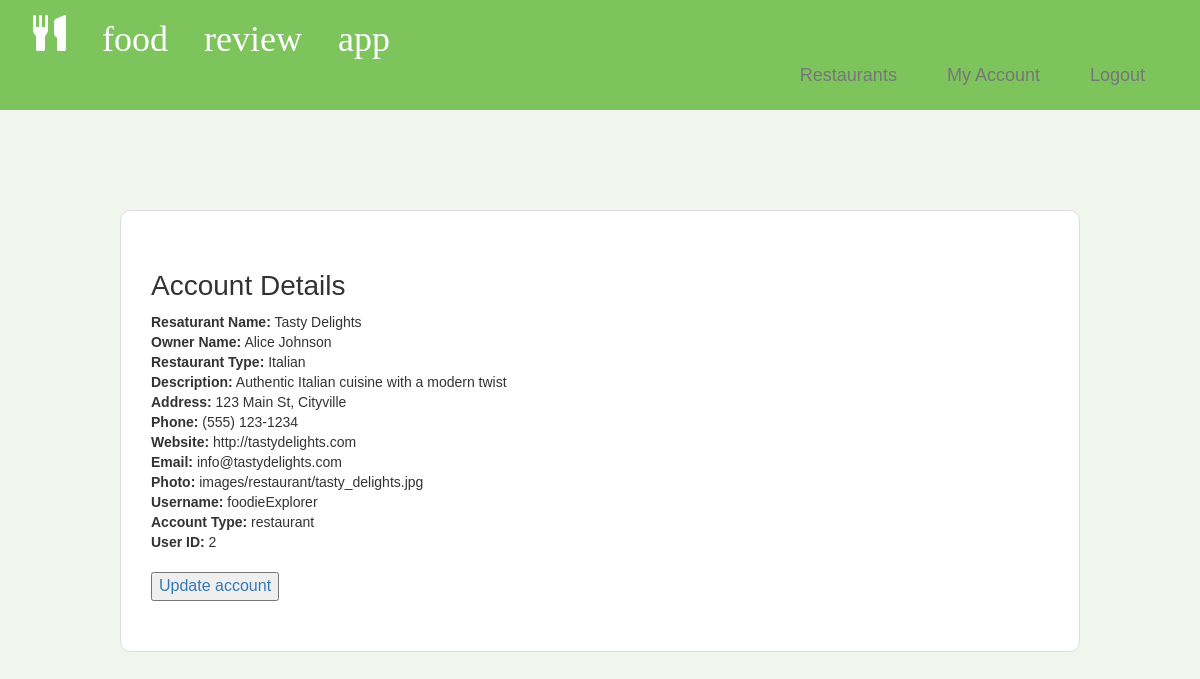
The page /usermanagement/account-details.php (signed in) on the database as committed earlier.
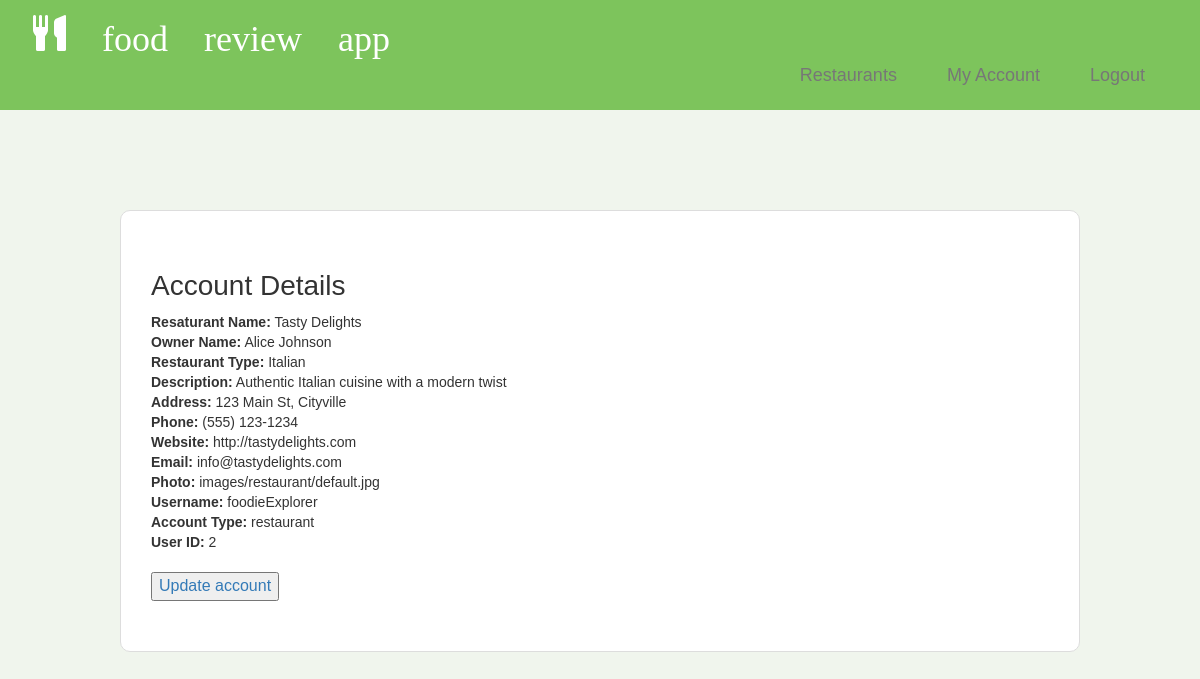
The same page on the database as committed later.
### tables this page shows
CREATE TABLE IF NOT EXISTS `restaurant` (
  `restaurant_id` int NOT NULL AUTO_INCREMENT,
  `name` varchar(255) NOT NULL,
  `type` varchar(50) NOT NULL,
  `description` text,
  `address` varchar(255) NOT NULL,
  `phone` varchar(20) DEFAULT NULL,
  `website` varchar(255) DEFAULT NULL,
  `email` varchar(255) DEFAULT NULL,
  `photo` varchar(255) DEFAULT NULL,
  `user_id` int DEFAULT NULL,
  `owner_name` varchar(255) DEFAULT NULL,
  PRIMARY KEY (`restaurant_id`),
  KEY `owner_user_id` (`user_id`)
);

### usermanagement/account-details.php (the view, shortened to what this page needs)
<?php
require_once '../usermanagement/checksession.php';
$conn = new mysqli($hn, $un, $pw, $db);
$user = $_SESSION['user'];
$user_id = $user->user_id;
$member_query = "SELECT first_name, last_name, city, state FROM member WHERE user_id = '$user_id'";
$member_result = $conn->query($member_query);
$restaurant_query = "SELECT name, type, description, address, phone, website, email, photo, owner_name FROM restaurant WHERE user_id = '$user_id'";
$restaurant_result = $conn->query($restaurant_query);
$user_query = "SELECT username,role,user_id FROM user WHERE user_id = '$user_id'";
$user_result = $conn->query($user_query);
?>
<html>
<head>
    <?php
	require_once "../style/header.php";
	echo <<<_END
		<div class='container-fluid card'>
			<div class='row'>
				<div class='col-sm-12'>
					<h2 style='text-align:left'> Account Details</h2>
				</div>
			</div>
	_END;
    if ($member_result->num_rows > 0 && $user_result->num_rows > 0) {
        $member_row = $member_result->fetch_assoc();
        $user_row = $user_result->fetch_assoc();
        echo <<<_END
		<div class='row'>
				<div class='col-sm-12'>
					<div style='text-align:left'>
						<strong>First Name:</strong> $member_row[first_name]<br>
						<strong>Last Name:</strong> $member_row[last_name]<br>
						<strong>Username:</strong> $user_row[username]<br>
						<strong>City:</strong> $member_row[city]<br>
						<strong>State:</strong> $member_row[state]<br>
						<strong>Account Type:</strong> $user_row[role]<br>
						<strong>User ID:</strong> $user_row[user_id]<br><br>
						<a href='../usermanagement/update-account.php'><button>Update account</button></a>
					</div>
				</div>
			</div>
_END;
    } else if ($restaurant_result->num_rows > 0 && $user_result->num_rows > 0) {
        $restaurant_row = $restaurant_result->fetch_assoc();
        $user_row = $user_result->fetch_assoc();
        echo <<<_END
	    <div class='row'>
			<div class='col-sm-12'>
				<div style='text-align:left'>
					<strong>Resaturant Name:</strong> $restaurant_row[name]<br>
					<strong>Owner Name:</strong> $restaurant_row[owner_name]<br>
					<strong>Restaurant Type:</strong> $restaurant_row[type]<br>
					<strong>Description:</strong> $restaurant_row[description]<br>
					<strong>Address:</strong> $restaurant_row[address]<br>
					<strong>Phone:</strong> $restaurant_row[phone]<br>
					<strong>Website:</strong> $restaurant_row[website]<br>
					<strong>Email:</strong> $restaurant_row[email]<br>
					<strong>Photo:</strong> $restaurant_row[photo]<br>
					<strong>Username:</strong> $user_row[username]<br>
					<strong>Account Type:</strong> $user_row[role]<br>
					<strong>User ID:</strong> $user_row[user_id]<br><br>
					<a href='../usermanagement/update-account.php'><button>Update account</button></a>
					</div>
				</div>
			</div>
_END;
    } else if ($user_result->num_rows > 0) {
        $restaurant_row = $restaurant_result->fetch_assoc();
        $user_row = $user_result->fetch_assoc();
        echo <<<_END
	    <div class='row'>
			<div class='col-sm-12'>
				<div style='text-align:left'>
					<strong>Username:</strong> $user_row[username]<br>
					<strong>Account Type:</strong> $user_row[role]<br>
					<strong>User ID:</strong> $user_row[user_id]<br><br>
					<a href='../usermanagement/update-account.php'><button>Update account</button></a>
					</div>
				</div>
			</div>
_END;
    } else {
        echo "<p>Error retrieving user details.</p>";
    }
    ?>
    <br>
</body>
</html>

Rows that differ between the two databases and show on the page:
changed restaurant "Tasty Delights": photo "images/restaurant/tasty_delights.jpg" → "images/restaurant/default.jpg"
